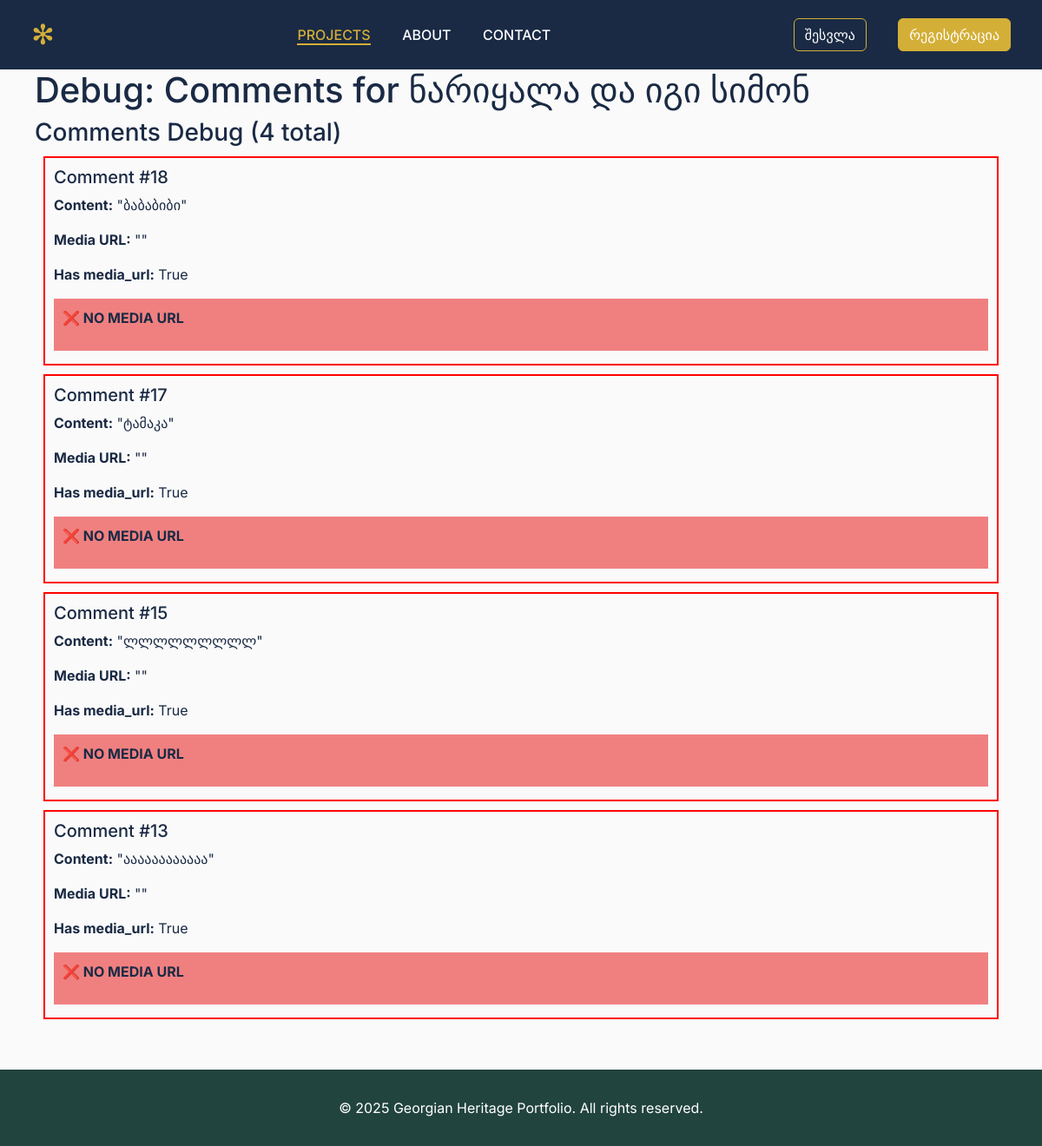
The page /debug/project/project_2 on the database as committed earlier.
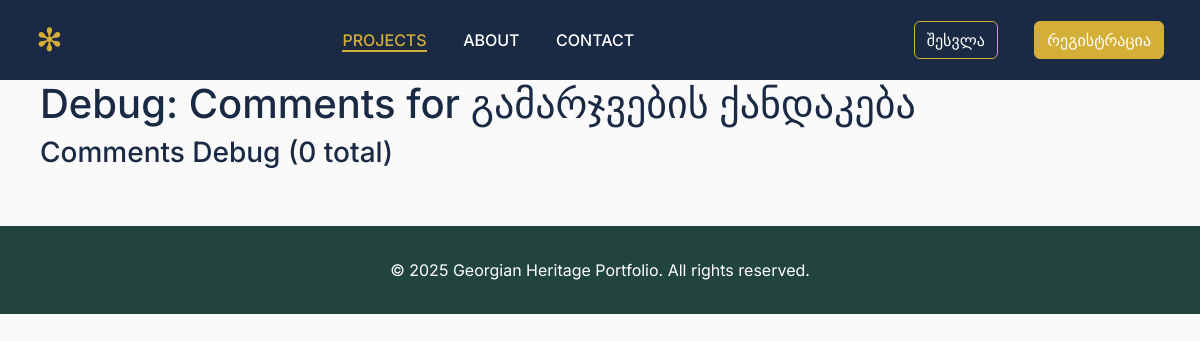
The same page on the database as committed later.
### models.py (models this page shows, shortened)
class Project(db.Model):
    id = db.Column(db.String(50), primary_key=True)
    title = db.Column(db.String(200), nullable=False)
    main_image = db.Column(db.Text, nullable=True)
    main_image_caption = db.Column(db.String(200), nullable=True)  # Caption for main image
    other_images = db.Column(db.Text, nullable=True)  # JSON array
    viewer3D = db.Column(db.Text, nullable=True)
    description = db.Column(db.Text, nullable=True)
    description_file = db.Column(db.String(100), nullable=True)
    folder = db.Column(db.String(100), nullable=True)
    latitude = db.Column(db.String(50), nullable=True)
    longitude = db.Column(db.String(50), nullable=True)
    documents = db.Column(db.Text, nullable=True)  # JSON array
    loading_video = db.Column(db.Text, nullable=True)
    loading_audio = db.Column(db.Text, nullable=True)
    project_info = db.Column(db.Text, nullable=True)  # JSON object
    type_categories = db.Column(db.Text, nullable=True)  # JSON array
    period_categories = db.Column(db.Text, nullable=True)  # JSON array
    created_at = db.Column(db.DateTime, default=datetime.utcnow)
    updated_at = db.Column(db.DateTime, default=datetime.utcnow, onupdate=datetime.utcnow)

class Comment(db.Model):
    id = db.Column(db.Integer, primary_key=True)
    content = db.Column(db.Text, nullable=False)
    project_id = db.Column(db.String(50), nullable=False)
    user_id = db.Column(db.Integer, db.ForeignKey('user.id'), nullable=False)  # Required for registered users only
    parent_id = db.Column(db.Integer, db.ForeignKey('comment.id'), nullable=True)
    media_urls = db.Column(db.Text, nullable=True)  # JSON array of Cloudinary URLs
    created_at = db.Column(db.DateTime, default=datetime.utcnow)
    replies = db.relationship('Comment', backref=db.backref('parent', remote_side=[id]), lazy=True)
    likes = db.relationship('Like', backref='comment', lazy=True, cascade='all, delete-orphan')

### app.py (the view)
@app.route('/debug/project/<project_id>')
def debug_project_detail(project_id):
    projects = load_projects()
    project = next((p for p in projects if p['id'] == project_id), None)
    if not project:
        return 'Project not found', 404
    comments = Comment.query.filter_by(project_id=project_id, parent_id=None).order_by(Comment.created_at.desc()).all()
    return render_template('debug_comments.html', project=project, comments=comments)

### templates/debug_comments.html (shortened to what this page needs)
{% extends 'base.html' %}
{% block content %}
<div class="container">
    <h1>Debug: Comments for {{ project.title }}</h1>
    <div class="row">
        <div class="col-12">
            <h3>Comments Debug ({{ comments|length }} total)</h3>
            {% for comment in comments %}
            <div style="border: 2px solid {% if comment.media_url %}green{% else %}red{% endif %}; margin: 10px; padding: 10px;">
                <h5>Comment #{{ comment.id }}</h5>
                <p><strong>Content:</strong> "{{ comment.content }}"</p>
                <p><strong>Media URL:</strong> "{{ comment.media_url }}"</p>
                <p><strong>Has media_url:</strong> {{ comment.media_url is not none }}</p>
                {% if comment.media_url %}
                <div style="background: lightgreen; padding: 10px; margin: 5px 0;">
                    <p><strong>✅ HAS MEDIA URL</strong></p>
                    <p>URL starts with http: {{ comment.media_url.startswith('http') }}</p>
                    <p>URL ends with image ext: {{ comment.media_url.endswith(('.jpg', '.jpeg', '.png', '.gif')) }}</p>
                    <p>URL contains 'image': {{ 'image' in comment.media_url }}</p>
                    <div style="border: 2px solid blue; padding: 10px; margin: 10px 0;">
                        <p><strong>Image Preview:</strong></p>
                        <img src="{{ comment.media_url }}"
                             onclick="openImageModal(this.src)"
                             style="max-width: 200px; cursor: pointer; border: 3px solid red;"
                             alt="Comment Image"
                             onerror="this.style.border='3px solid red'; this.alt='IMAGE FAILED TO LOAD';">
                        <p><em>Click image above to test modal</em></p>
                    </div>
                </div>
                {% else %}
                <div style="background: lightcoral; padding: 10px; margin: 5px 0;">
                    <p><strong>❌ NO MEDIA URL</strong></p>
                </div>
                {% endif %}
            </div>
            {% endfor %}
        </div>
    </div>
</div>
{% endblock %}

### templates/base.html (shortened to what this page needs)
<!DOCTYPE html>
<html lang="ka">
<head>
    <link rel="stylesheet" href="https://cdn.jsdelivr.net/npm/bootstrap@5.3.0/dist/css/bootstrap.min.css">
    <link rel="stylesheet" href="https://cdn.jsdelivr.net/npm/bootstrap-icons@1.11.0/font/bootstrap-icons.css">
    <link rel="stylesheet" href="https://unpkg.com/leaflet@1.9.4/dist/leaflet.css" />
    <link rel="stylesheet" href="{{ url_for('static', filename='style.css') }}">
</head>
<body>
    <header class="navbar">
        <div class="container">
            <div class="logo">
                <a href="/" class="text-white text-decoration-none">✻</a>
            </div>
            <nav id="mainNav">
                <a href="/" class="active">PROJECTS</a>
                <a href="#about">ABOUT</a>
                <a href="#contact">CONTACT</a>
            </nav>
            <div class="d-flex align-items-center gap-1">
                {% if current_user.is_authenticated %}
                    <div class="dropdown">
                        <button class="btn btn-outline-light dropdown-toggle d-flex align-items-center" type="button" data-bs-toggle="dropdown">
                            <i class="bi bi-person-circle me-2"></i>
                            {{ current_user.email }}
                        </button>
                        <ul class="dropdown-menu">
                            <li><a class="dropdown-item" href="{{ url_for('logout') }}">
                                <i class="bi bi-box-arrow-right"></i> გასვლა
                            </a></li>
                        </ul>
                    </div>
                {% else %}
                    <div>
                        <a href="{{ url_for('login') }}" class="btn btn-outline-light">შესვლა</a>
                        <a href="{{ url_for('register') }}" class="btn btn-light">რეგისტრაცია</a>
                    </div>
                {% endif %}
            </div>
        </div>
    </header>
    <main class="container mb-5">
        {% block content %}{% endblock %}
    </main>
    <footer>
        <div class="container text-center">
            &copy; {{ 2025 }} Georgian Heritage Portfolio. All rights reserved.
        </div>
    </footer>
</body>
</html>

### static/style.css (style rules this page uses)
:root { --frost-blue: #ADCDE9; --deep-forest-green: #22443E; --snow-white: #FAFAFA; --gold-accent: #D4AF37; --dark-navy: #1A2A44; }
* { margin: 0; padding: 0; box-sizing: border-box; }
body { font-family: 'Inter', 'Segoe UI', sans-serif; background: var(--snow-white); color: var(--dark-navy); }
.container { max-width: 1200px; margin: 0 auto; padding: 0 20px; }
.navbar, .bg-primary { background: var(--dark-navy) !important; padding: 1rem 0; position: sticky; top: 0; z-index: 1030; }
.navbar .container, .bg-primary .container { display: flex; justify-content: space-between; align-items: center; }
.logo, a.text-white { font-size: 2rem; color: var(--gold-accent) !important; text-decoration: none !important; }
nav a, .navbar a, .bg-primary a { color: white; margin: 0 1rem; text-decoration: none; font-weight: 500; transition: 0.3s; }
nav a:hover, nav a.active, .navbar a:hover, .navbar a.active { color: var(--gold-accent) !important; border-bottom: 2px solid var(--gold-accent); }
.btn-outline-light { color: white; border-color: var(--gold-accent); }
.btn-light { background-color: var(--gold-accent); color: var(--dark-navy); border-color: var(--gold-accent); }
footer { background: var(--deep-forest-green) !important; color: white; padding: 2rem 0; margin-top: auto; }

Rows that differ between the two databases and show on the page:
removed Comment: id "18", content "ბაბაბიბი", media_url "True"
removed Comment: id "17", content "ტამაკა", media_url "True"
removed Comment: id "15", content "ლლლლლლლლლ", media_url "True"
removed Comment: id "13", content "აააააააააააა", media_url "True"
changed Project: title "ნარიყალა და იგი სიმონ" → "გამარჯვების ქანდაკება"
Other text that changed with them:
{{ comments|length }}: "4" → "0"
